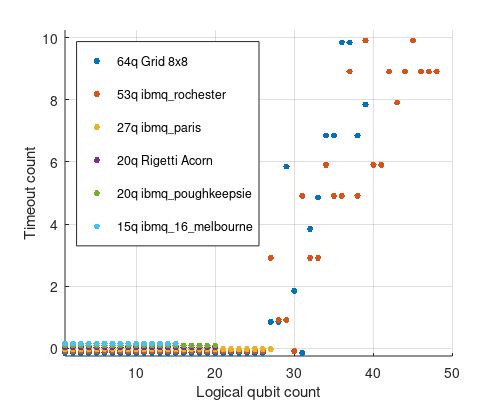
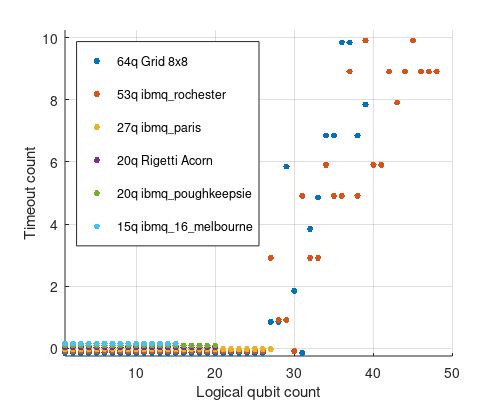
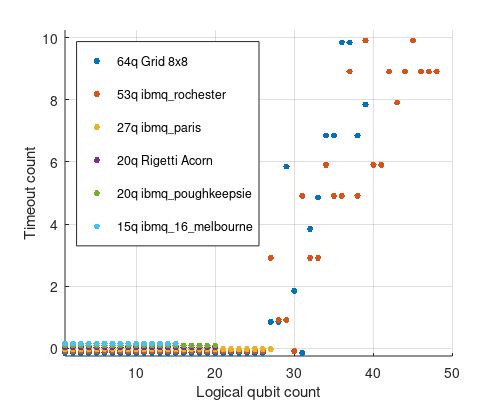

MATLAB code for these plots, in order:
x_grid_agent_counts = [1 2 3 4 5 6 7 8 9 10 11 12 13 14 15 16 17 18 19 20 21 22 23 24 25 26 27 28 29 30 31 32 33 34 35 36 37 38 39];
x_ibmq_rochester_agent_counts = [1 2 3 4 5 6 7 8 9 10 11 12 13 14 15 16 17 18 19 20 21 22 23 24 25 26 27 28 29 30 31 32 33 34 35 36 37 38 39 40 41 42 43 44 45 46 47 48];
x_ibmq_paris_agent_counts = [1 2 3 4 5 6 7 8 9 10 11 12 13 14 15 16 17 18 19 20 21 22 23 24 25 26 27];
x_rigetti_acorn_agent_counts = [1 2 3 4 5 6 7 8 9 10 11 12 13 14 15 16 17 18 19 20];
x_ibmq_poughkeepsie_agent_counts = [1 2 3 4 5 6 7 8 9 10 11 12 13 14 15 16 17 18 19 20];
x_ibmq_melbourne_agent_counts = [1 2 3 4 5 6 7 8 9 10 11 12 13 14 15];
y_grid_timeout_counts = [0 0 0 0 0 0 0 0 0 0 0 0 0 0 0 0 0 0 0 0 0 0 0 0 0 0 1 1 6 2 0 4 5 7 7 10 10 7 8];
y_ibmq_rochester_timeout_counts = [0 0 0 0 0 0 0 0 0 0 0 0 0 0 0 0 0 0 0 0 0 0 0 0 0 0 3 1 1 0 5 3 3 6 5 5 9 5 10 6 6 9 8 9 10 9 9 9];
y_ibmq_paris_timeout_counts = [0 0 0 0 0 0 0 0 0 0 0 0 0 0 0 0 0 0 0 0 0 0 0 0 0 0 0];
y_rigetti_acorn_timeout_counts = [0 0 0 0 0 0 0 0 0 0 0 0 0 0 0 0 0 0 0 0];
y_ibmq_poughkeepsie_timeout_counts = [0 0 0 0 0 0 0 0 0 0 0 0 0 0 0 0 0 0 0 0];
y_ibmq_melbourne_timeout_counts = [0 0 0 0 0 0 0 0 0 0 0 0 0 0 0];

x_width=5;
y_width=4;

figure;

scatter(x_grid_agent_counts, y_grid_timeout_counts-0.15, 200, '.');
hold on;
scatter(x_ibmq_rochester_agent_counts, y_ibmq_rochester_timeout_counts+0.06-0.15, 200, '.');
hold on;
scatter(x_ibmq_paris_agent_counts, y_ibmq_paris_timeout_counts+0.12-0.15, 200, '.');
hold on;
scatter(x_rigetti_acorn_agent_counts, y_rigetti_acorn_timeout_counts+0.18-0.15, 200, '.');
hold on;
scatter(x_ibmq_poughkeepsie_agent_counts, y_ibmq_poughkeepsie_timeout_counts+0.24-0.15, 200, '.');
hold on;
scatter(x_ibmq_melbourne_agent_counts, y_ibmq_melbourne_timeout_counts+0.30-0.15, 200, '.');
grid on
set(gcf,'color','w');
[h,icons] = legend('64q Grid 8x8', '53q ibmq\_rochester', '27q ibmq\_paris', '20q Rigetti Acorn', '20q ibmq\_poughkeepsie', '15q ibmq\_16\_melbourne', 'Location', 'northwest');
% Find the 'line' objects
icons = findobj(icons,'Type','patch');
% Find lines that use a marker
icons = findobj(icons,'Marker','none','-xor');

set(icons, 'MarkerSize', 15);
xlabel('Logical qubit count');
ylabel('Timeout count');
xlim([1 50])
ylim([-0.25 10.25])
set(gca,'MinorGridLineStyle',':');
set(gcf, 'PaperSize', [x_width y_width]);
set(gcf, 'PaperPositionMode', 'manual');
set(gcf, 'PaperPosition', [0 0 x_width y_width]);
set(gcf, 'PaperUnits', 'inches');
set(gcf, 'PaperSize', [x_width y_width]);
set(gcf, 'PaperPositionMode', 'manual');
set(gcf, 'PaperPosition', [0 0 x_width y_width]);
set(gcf, 'renderer', 'painters');
saveas(gcf,'output/timeouts_vs_agent_counts.png', 'png');
print(gcf, '-dpdf', 'output/timeouts_vs_agent_counts.pdf');
saveas(gcf,'output/timeouts_vs_agent_counts.fig', 'fig');

